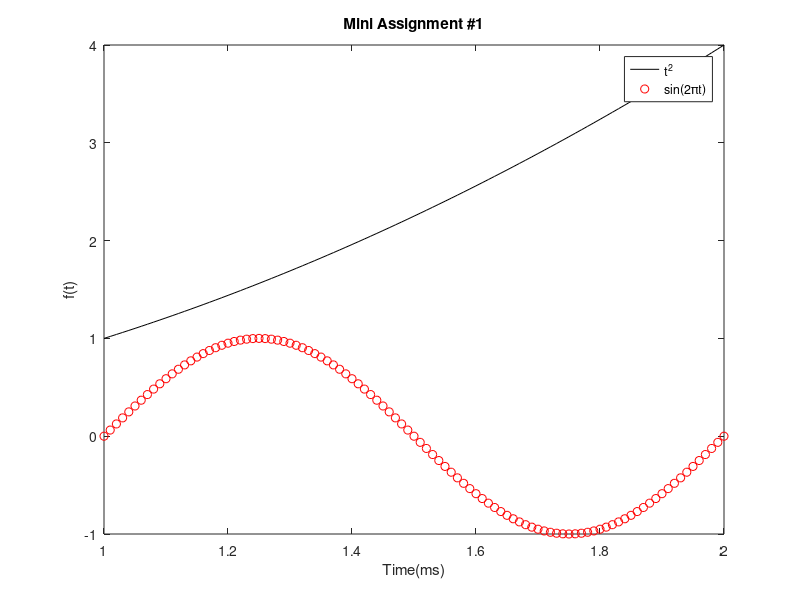

The MATLAB script that drew this image:
t = 1:0.01:2;
f = t.^2;
g = sin(2*pi.*t);
plot(t,f,'-k',t,g,'or')
legend('t^2','sin(2\pit)')
title('Mini Assignment #1');
xlabel('Time(ms)');
ylabel('f(t)');